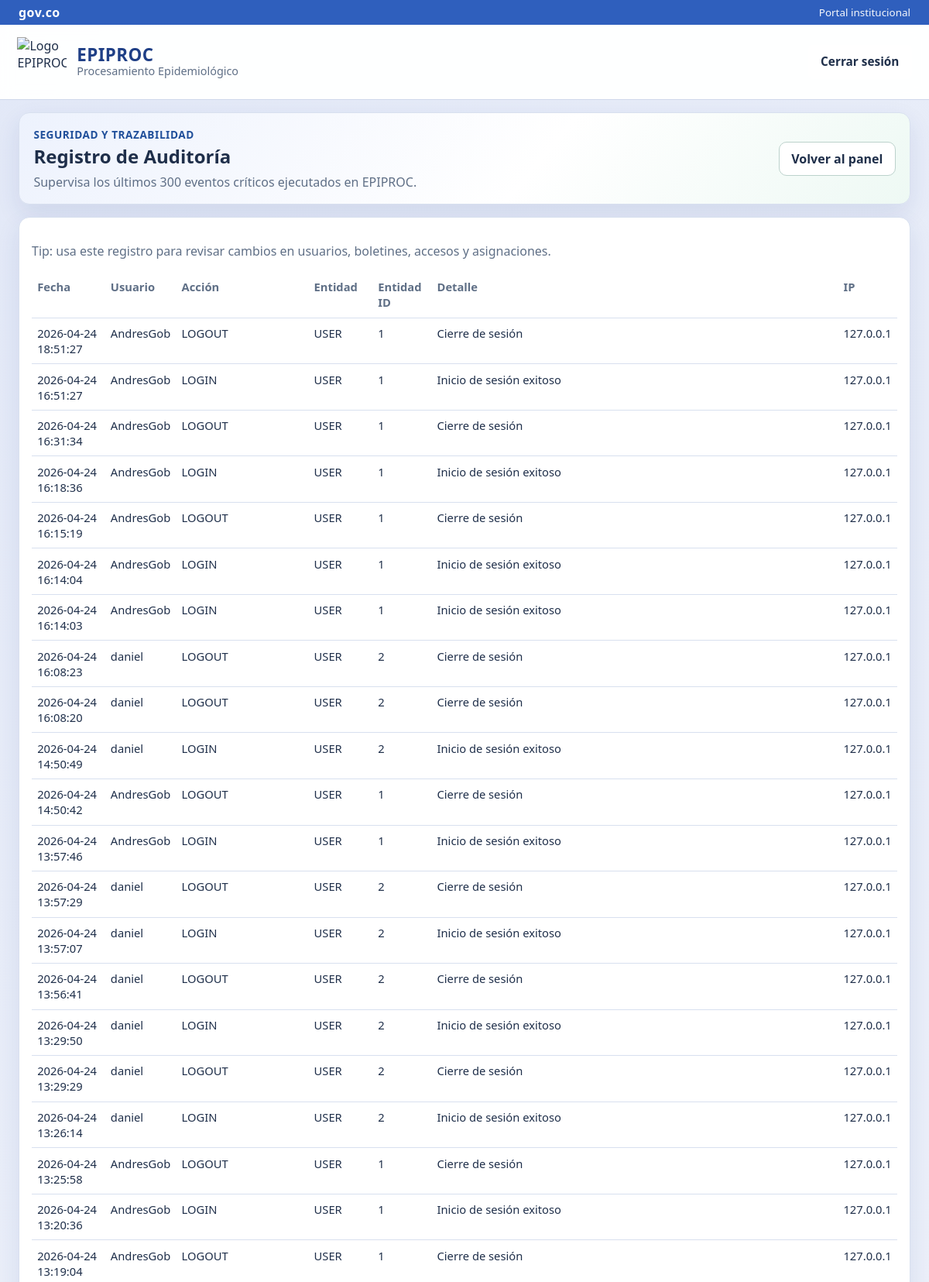
Screenshot of /admin/auditoria (signed in, upper part) with the database file from the repository.
### epiproc_web/models.py (models this page shows, shortened)
class AuditLog(db.Model):
    __tablename__ = "audit_logs"
    id = db.Column(db.Integer, primary_key=True)
    user_id = db.Column(db.Integer, db.ForeignKey("users.id"), nullable=True)
    action = db.Column(db.String(120), nullable=False)
    entity = db.Column(db.String(80), nullable=False)
    entity_id = db.Column(db.String(80), nullable=True)
    details = db.Column(db.Text, nullable=True)
    ip_address = db.Column(db.String(64), nullable=True)
    created_at = db.Column(db.DateTime, default=datetime.utcnow, nullable=False)
    user = db.relationship("User", lazy=True)

class User(db.Model):
    __tablename__ = "users"
    id = db.Column(db.Integer, primary_key=True)
    username = db.Column(db.String(80), unique=True, nullable=False)
    password_hash = db.Column(db.String(255), nullable=False)
    password_visible = db.Column(db.String(255), nullable=True)
    role = db.Column(db.String(30), nullable=False, index=True)
    full_name = db.Column(db.String(150), nullable=False)
    cedula = db.Column(db.String(30), unique=True, nullable=False)
    email = db.Column(db.String(150), unique=True, nullable=False)
    assigned_event_code = db.Column(db.Integer, db.ForeignKey("events.code"), nullable=True)
    must_change_password = db.Column(db.Boolean, default=False, nullable=False)
    is_active = db.Column(db.Boolean, default=True, nullable=False)
    credentials_updated_at = db.Column(db.DateTime, nullable=True)
    created_at = db.Column(db.DateTime, default=datetime.utcnow, nullable=False)
    updated_at = db.Column(db.DateTime, default=datetime.utcnow, onupdate=datetime.utcnow, nullable=False)
    bulletins = db.relationship("Bulletin", back_populates="author", lazy=True)

### epiproc_web/app.py (the view)
    @app.route("/admin/auditoria")
    @role_required(UserRole.SECRETARIO)
    def admin_audit():
        logs = AuditLog.query.order_by(AuditLog.created_at.desc()).limit(300).all()
        return render_template("admin_audit.html", logs=logs)

### epiproc_web/app.py (called while the page is built, shortened)
def current_user() -> Optional[User]:
    uid = session.get("user_id")
    if not uid:
        return None
    return User.query.get(uid)

def login_required(view):
    @wraps(view)
    def wrapped(*args, **kwargs):
        user = current_user()
        if not user:
            flash("Debes iniciar sesión para continuar.", "error")
            return redirect(url_for("login", next=request.path))
        if not user.is_active:
            session.clear()
            flash("Tu usuario está inactivo. Contacta al Secretario de Salud.", "error")
            return redirect(url_for("login"))
        return view(*args, **kwargs)
    return wrapped

def role_required(*roles: str):
    def decorator(view):
        @wraps(view)
        @login_required
        def wrapped(*args, **kwargs):
            user = current_user()
            if not user or user.role not in roles:
                abort(403)
            return view(*args, **kwargs)
        return wrapped
    return decorator

def register_hooks(app: Flask, base_dir: Path) -> None:
    @app.context_processor
    def inject_globals() -> dict[str, Any]:
        return {
            "brand_name": "EPIPROC - Procesamiento Epidemiológico",
            "logo_url": "https://8upload.com/image/3ec1b5cc7de8ad31/bloque2071.png",
            "current_user": current_user(),
            "role_secretario": UserRole.SECRETARIO,
            "role_epidemiologo": UserRole.EPIDEMIOLOGO,
        }
    @app.before_request
    def force_password_change_on_first_login():
        user = current_user()
        if not user:
            return None
        safe_paths = {
            "/logout",
            "/cambiar-clave",
            "/static",
        }
        return None

### epiproc_web/templates/admin_audit.html
{% extends 'base.html' %}
{% block content %}
<section class="card secretary-hero">
    <div>
        <p class="hero-kicker">Seguridad y Trazabilidad</p>
        <h2>Registro de Auditoría</h2>
        <p class="muted">Supervisa los últimos 300 eventos críticos ejecutados en EPIPROC.</p>
    </div>
    <div class="actions">
        <a class="btn" href="{{ url_for('admin_panel') }}">Volver al panel</a>
    </div>
</section>
<section class="card">
    <p class="muted">Tip: usa este registro para revisar cambios en usuarios, boletines, accesos y asignaciones.</p>
    <div class="table-wrap">
        <table>
            <thead>
                <tr>
                    <th>Fecha</th>
                    <th>Usuario</th>
                    <th>Acción</th>
                    <th>Entidad</th>
                    <th>Entidad ID</th>
                    <th>Detalle</th>
                    <th>IP</th>
                </tr>
            </thead>
            <tbody>
                {% for log in logs %}
                    <tr>
                        <td>{{ log.created_at.strftime('%Y-%m-%d %H:%M:%S') }}</td>
                        <td>{{ log.user.username if log.user else 'sistema' }}</td>
                        <td>{{ log.action }}</td>
                        <td>{{ log.entity }}</td>
                        <td>{{ log.entity_id }}</td>
                        <td>{{ log.details }}</td>
                        <td>{{ log.ip_address }}</td>
                    </tr>
                {% else %}
                    <tr>
                        <td colspan="7" class="muted">No hay registros de auditoría disponibles.</td>
                    </tr>
                {% endfor %}
            </tbody>
        </table>
    </div>
</section>
{% endblock %}

### epiproc_web/static/css/app.css (style rules this page uses)
:root { --bg: #f2f5fb; --surface: #ffffff; --text: #1f2f4a; --muted: #5f6f86; --line: #d8e0ef; --accent: #2f5fbd; --accent-2: #1d3f88; --accent-green: #0f8a5f; --danger: #b42318; --warning: #b54708; --success: #027a48; --shadow: 0 12px 30px rgba(29, 63, 136, 0.1); }
* { box-sizing: border-box; }
body { margin: 0; font-family: "Segoe UI", Tahoma, Geneva, Verdana, sans-serif; color: var(--text); background: radial-gradient(circle at top left, #e2e8f7 0%, var(--bg) 40%, #f8f9fc 100%); min-height: 100vh; animation: pageFadeIn 0.45s ease; }
.card { background: var(--surface); border: 1px solid var(--line); border-radius: 14px; box-shadow: var(--shadow); padding: 1rem; transition: box-shadow 0.25s ease, transform 0.25s ease; }
.hero-kicker { margin: 0 0 0.35rem; color: #204f9a; font-size: 0.85rem; font-weight: 700; letter-spacing: 0.04em; text-transform: uppercase; }
.actions { display: flex; gap: 0.6rem; flex-wrap: wrap; }
.btn { display: inline-flex; align-items: center; justify-content: center; gap: 0.4rem; background: #ffffff; color: var(--text); border: 1px solid #bcd2cc; border-radius: 10px; padding: 0.64rem 0.95rem; text-decoration: none; cursor: pointer; font-weight: 700; line-height: 1; text-align: center; min-height: 44px; transition: transform 0.2s ease, box-shadow 0.2s ease, background-color 0.2s ease, border-color 0.2s ease; }
.table-wrap { overflow-x: auto; }
table { width: 100%; border-collapse: collapse; min-width: 650px; }
th, td { border-bottom: 1px solid var(--line); text-align: left; padding: 0.58rem 0.45rem; font-size: 0.92rem; vertical-align: top; }
th { color: var(--muted); font-weight: 600; }
.secretary-hero { display: flex; justify-content: space-between; gap: 1rem; align-items: center; padding: 1.1rem 1.15rem; background: linear-gradient(130deg, #edf2fd 0%, #ffffff 58%, #eef9f4 100%); }
.secretary-hero h2 { margin: 0.15rem 0 0.35rem; }
.secretary-hero p { margin: 0; }
.muted { color: var(--muted); }

### rows the page displays
AuditLog: created_at "2026-04-24 18:51:27", user "AndresGob", action "LOGOUT", entity "USER", entity_id "1", details "Cierre de sesión", ip_address "127.0.0.1"
AuditLog: created_at "2026-04-24 16:51:27", user "AndresGob", action "LOGIN", entity "USER", entity_id "1", details "Inicio de sesión exitoso", ip_address "127.0.0.1"
AuditLog: created_at "2026-04-24 16:31:34", user "AndresGob", action "LOGOUT", entity "USER", entity_id "1", details "Cierre de sesión", ip_address "127.0.0.1"
AuditLog: created_at "2026-04-24 16:18:36", user "AndresGob", action "LOGIN", entity "USER", entity_id "1", details "Inicio de sesión exitoso", ip_address "127.0.0.1"
AuditLog: created_at "2026-04-24 16:15:19", user "AndresGob", action "LOGOUT", entity "USER", entity_id "1", details "Cierre de sesión", ip_address "127.0.0.1"
AuditLog: created_at "2026-04-24 16:14:04", user "AndresGob", action "LOGIN", entity "USER", entity_id "1", details "Inicio de sesión exitoso", ip_address "127.0.0.1"
AuditLog: created_at "2026-04-24 16:14:03", user "AndresGob", action "LOGIN", entity "USER", entity_id "1", details "Inicio de sesión exitoso", ip_address "127.0.0.1"
AuditLog: created_at "2026-04-24 16:08:23", user "daniel", action "LOGOUT", entity "USER", entity_id "2", details "Cierre de sesión", ip_address "127.0.0.1"
AuditLog: created_at "2026-04-24 16:08:20", user "daniel", action "LOGOUT", entity "USER", entity_id "2", details "Cierre de sesión", ip_address "127.0.0.1"
AuditLog: created_at "2026-04-24 14:50:49", user "daniel", action "LOGIN", entity "USER", entity_id "2", details "Inicio de sesión exitoso", ip_address "127.0.0.1"
AuditLog: created_at "2026-04-24 14:50:42", user "AndresGob", action "LOGOUT", entity "USER", entity_id "1", details "Cierre de sesión", ip_address "127.0.0.1"
AuditLog: created_at "2026-04-24 13:57:46", user "AndresGob", action "LOGIN", entity "USER", entity_id "1", details "Inicio de sesión exitoso", ip_address "127.0.0.1"
AuditLog: created_at "2026-04-24 13:57:29", user "daniel", action "LOGOUT", entity "USER", entity_id "2", details "Cierre de sesión", ip_address "127.0.0.1"
AuditLog: created_at "2026-04-24 13:57:07", user "daniel", action "LOGIN", entity "USER", entity_id "2", details "Inicio de sesión exitoso", ip_address "127.0.0.1"
AuditLog: created_at "2026-04-24 13:56:41", user "daniel", action "LOGOUT", entity "USER", entity_id "2", details "Cierre de sesión", ip_address "127.0.0.1"
AuditLog: created_at "2026-04-24 13:29:50", user "daniel", action "LOGIN", entity "USER", entity_id "2", details "Inicio de sesión exitoso", ip_address "127.0.0.1"
AuditLog: created_at "2026-04-24 13:29:29", user "daniel", action "LOGOUT", entity "USER", entity_id "2", details "Cierre de sesión", ip_address "127.0.0.1"
AuditLog: created_at "2026-04-24 13:26:14", user "daniel", action "LOGIN", entity "USER", entity_id "2", details "Inicio de sesión exitoso", ip_address "127.0.0.1"
AuditLog: created_at "2026-04-24 13:25:58", user "AndresGob", action "LOGOUT", entity "USER", entity_id "1", details "Cierre de sesión", ip_address "127.0.0.1"
AuditLog: created_at "2026-04-24 13:20:36", user "AndresGob", action "LOGIN", entity "USER", entity_id "1", details "Inicio de sesión exitoso", ip_address "127.0.0.1"
AuditLog: created_at "2026-04-24 13:19:04", user "AndresGob", action "LOGOUT", entity "USER", entity_id "1", details "Cierre de sesión", ip_address "127.0.0.1"
